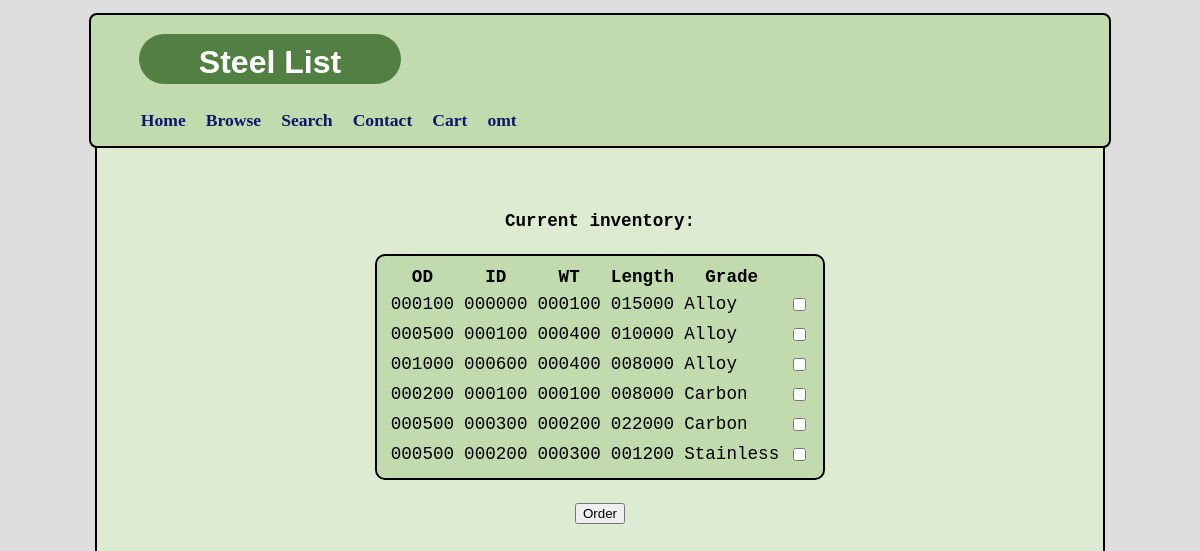
Page /browse.php (signed in) on the committed database.
### tables this page shows
CREATE TABLE IF NOT EXISTS `members` (
  `id` int(10) unsigned NOT NULL AUTO_INCREMENT,
  `email` text NOT NULL,
  `phone` text,
  `last_name` text NOT NULL,
  `first_name` text NOT NULL,
  `username` text NOT NULL,
  `password` text NOT NULL,
  `company` text NOT NULL,
  `last_update` text NOT NULL,
  PRIMARY KEY (`id`)
);

CREATE TABLE IF NOT EXISTS `inventory` (
  `OutD` int(10) unsigned NOT NULL,
  `InD` int(10) unsigned NOT NULL,
  `WT` int(10) unsigned NOT NULL,
  `Length` int(10) unsigned NOT NULL,
  `Grade` text NOT NULL,
  `id` int(10) unsigned NOT NULL AUTO_INCREMENT,
  PRIMARY KEY (`id`)
);

### config.php (called while the page is built, shortened)
<?php
$dbhost='localhost';
$dbname='steellist';
$dbusername='search';
$dbuserpass='HfUmTET4ttqdHP3N';
$db = new mysqli($dbhost, $dbusername, $dbuserpass, $dbname);
if (!empty($_SESSION['LoggedIn']) && !empty($_SESSION['Username'])) {
	$sql = "SELECT * FROM members WHERE username='" . $_SESSION['Username'] . "';";
	if (!($result = $db->query($sql))) {
                printf("[%d] %s\n", $db->errno, $db->error);
	} else {
		$useract = mysqli_fetch_array($result);
		$useract_name = $useract['username'];
		$sessact = TRUE;
	}
}
?>

### browse.php (the view, shortened to what this page needs)
<?php
	require_once 'template.php';
	$priority = "Grade";
	$sql = "SELECT id, OutD, InD, WT, Length, Grade FROM inventory ORDER BY $priority;";
	$message = "<br/>";
	echo "<br/><p class='welcome'><strong>Current inventory:</strong></p>";
	if (!($result = $db->query($sql))) {
		$message .= logQueryFail($db, $sql);
	} else {
		echo	"<form method='post' name='subbrowse' action='checkout'><table>" .
			"<thead><th>OD</th><th>ID</th><th>WT</th><th>Length</th><th>Grade</th></thead>";
		while ($row = $result->fetch_array()) {
			$piecenum = $row['id'];
			echo "<tr>";
			foreach ($row as $field=>$entry) {
				if (preg_match("#[A-z]+#", $field) && $field != 'id') {
					if (preg_match("#^[0-9]+$#", $entry)) {
						echo "<td>" . sprintf('%06d', $entry) . "</td>";
					} else {
						echo "<td>$entry</td>";
					}
				}
			}
			echo "<td><input type='checkbox' name='actPiece[]' value=$piecenum></td></tr>";
		}
		echo	"</table><div class='center'><input type='submit' name='subbrowse' value='Order'>" .
			"</div></form>";
	}
	echo $message;
	require_once 'footer.php';
?>

### template.php (shortened to what this page needs)
<!DOCTYPE html PUBLIC "-//W3C//DTD XHTML 1.0 Transitional//EN" "http://www.w3.org/TR/xhtml1/DTD/xhtml1-transitional.dtd">
<html>
<div class="content">
<head><div class="header"><span>
<link type="text/css" rel="stylesheet" href="style.css"/>
<h1>Steel List</h1>
<ul>
        <li><a href='/'>Home</a></li>
	<li><a href='browse'>Browse</a></li>
        <li><a href='search'>Search</a></li>
        <li><a href='contact'>Contact</a></li>
<?php
        require_once '../config.php';
        if ($sessact) {
		echo "<li><a href='checkout'>Cart</a></li>";
                echo "<li><a href='userhome'>$useract_name</a></li>";
        } else {
                echo "<li><a href='register'>Login</a></li>";
        }
?>
</ul>
</span></div></head>
<body>

### style.css (style rules this page uses)
.content { min-height: 48em; width: 85%; margin-top: 1.2em; margin-left: auto; margin-right: auto; // position: static; background-color: #ddebd3; border: 2px solid; padding-bottom: 9em; }
.header { background-color: #c1dbae; height: 8.2em; margin: -0.5em; border: 2px solid; border-radius: 0.5em; }
.header h1 { text-align: center; font-family: stardos-stencil, helvetica; color: white; background-color: #518042; padding-top: 0.3em; padding-bottom: 0.1em; width: 8.2em; border-radius: 10em; margin: 0.6em 0em 0.3em 1.5em; position: static; behavior: url(PIE.htc); }
.header ul { list-style-type:none; }
.header li { float: left; padding: 10px; }
.header a { display: inline; width: 50px; font-family: "Times New Roman"; font-size: 1.1em; font-weight: bold; color: #101669; }
a { text-decoration: none; }
body { background-color: #dddddd; }
table { background-color: #c1dbae; font-family: "Courier"; font-size: 1.1em; margin: 1.3em auto; border: 2px solid black; border-radius: 10px; padding: 8px; position: relative; // behavior: url(/border-radius.htc); //IE6-8 //nvm doesn't work with 9 border-collapse: collapse; //IE }
td { padding: 4px; text-align: left; }
input { text-align: right; }
p { font-family: "Courier"; font-size: 1.1em; text-align: center; }
.welcome { margin-top: 3em; }
.center { text-align: center; margin: 0 auto; }

### rows in the picture
members: username "omt"
inventory: OutD "000100", InD "000000", WT "000100", Length "015000", Grade "Alloy"
inventory: OutD "000500", InD "000100", WT "000400", Length "010000", Grade "Alloy"
inventory: OutD "001000", InD "000600", WT "000400", Length "008000", Grade "Alloy"
inventory: OutD "000200", InD "000100", WT "000100", Length "008000", Grade "Carbon"
inventory: OutD "000500", InD "000300", WT "000200", Length "022000", Grade "Carbon"
inventory: OutD "000500", InD "000200", WT "000300", Length "001200", Grade "Stainless"
